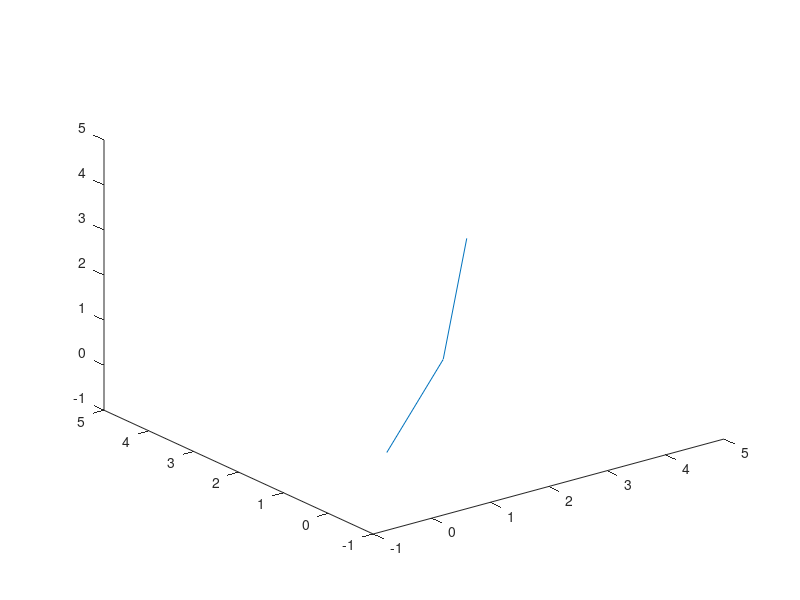

Write the MATLAB code that produced this figure.
r = 2;
theta1 = 30;
theta2 = 60;
theta3 = 30;
theta4 = 40;

x1 = r*cosd(theta1);
y1 = r*sind(theta1);
z1 = r*sind(theta3);

x2 = x1+r*cosd(theta1);
y2 = y1+r*sind(theta2);
z2 = z1+r*sind(theta4);
hold on
view(3)
axis([-1 5 -1 5 -1 5])
plot3([0 x1 x2], [0 y1 y2], [0 z1 z2]);